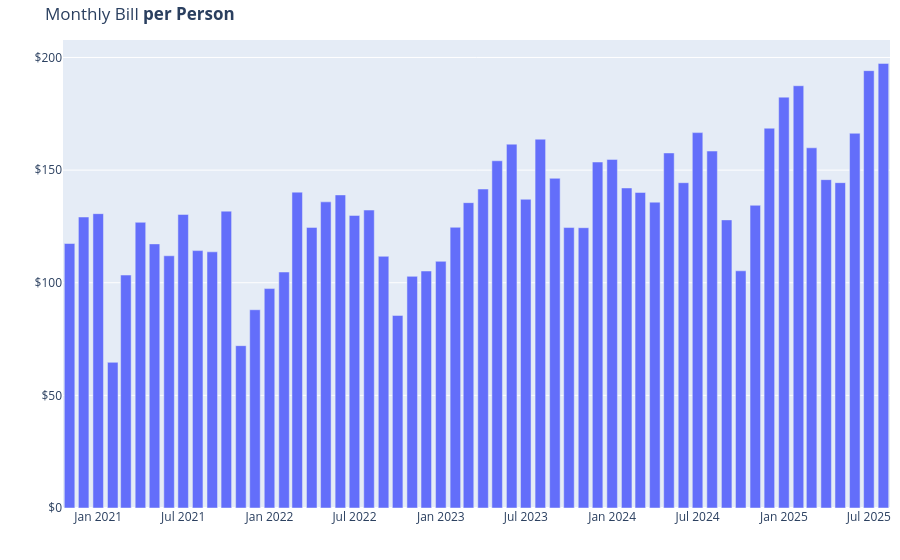

This figure's notebook cell:
### Markdown cell above
<hr>

### Code cell
# group by year and month, sum Amount
monthly_amount = df.groupby(df["Date"].dt.to_period("M"))["Amount"].sum().reset_index()
monthly_amount["Date"] = monthly_amount["Date"].astype(
    str
)  # convert to string for Plotly

# calculate amount per person
monthly_amount["Amount_per_person"] = monthly_amount["Amount"] / 3

# plot
fig = px.bar(
    monthly_amount,
    x="Date",
    y="Amount_per_person",
    title="Monthly Bill <b>per Person</b>",
    labels={"Date": "Month and Year", "Amount_per_person": "Amount per Person ($)"},
)

# format y-axis to show currency
fig.update_traces(hovertemplate="Month and Year: %{x}<br>Amount per Person: $%{y:.2f}")

# format for mobile
fig.update_layout(
    xaxis=dict(title=""),
    yaxis=dict(
        title="",
        tickprefix="$",
    ),
    margin=dict(
        t=40,
        b=30,
        l=10,
        r=10,
    ),
    legend=dict(
        orientation="h",
        x=0.5,
        xanchor="center",
        y=-0.2,
    ),
)

fig.show()

### Figure 1 — Plotly figure (JSON) as saved in the notebook; plotly's stock layout.template omitted (floating-point values rounded to 4 significant figures)
{"data": [{"alignmentgroup": "True", "hovertemplate": "Month and Year: %{x}<br>Amount per Person: $%{y:.2f}", "legendgroup": "", "marker": {"color": "#636efa", "pattern": {"shape": ""}}, "name": "", "offsetgroup": "", "orientation": "v", "showlegend": false, "textposition": "auto", "type": "bar", "x": ["2020-11", "2020-12", "2021-01", "2021-02", "2021-03", "2021-04", "2021-05", "2021-06", "2021-07", "2021-08", "2021-09", "2021-10", "2021-11", "2021-12", "2022-01", "2022-02", "2022-03", "2022-04", "2022-05", "2022-06", "2022-07", "2022-08", "2022-09", "2022-10", "2022-11", "2022-12", "2023-01", "2023-02", "2023-03", "2023-04", "2023-05", "2023-06", "2023-07", "2023-08", "2023-09", "2023-10", "2023-11", "2023-12", "2024-01", "2024-02", "2024-03", "2024-04", "2024-05", "2024-06", "2024-07", "2024-08", "2024-09", "2024-10", "2024-11", "2024-12", "2025-01", "2025-02", "2025-03", "2025-04", "2025-05", "2025-06", "2025-07", "2025-08"], "xaxis": "x", "y": [117.4, 129.2, 130.7, 64.67, 103.4, 126.8, 117.2, 112.0, 130.3, 114.3, 113.7, 131.8, 72.07, 88.01, 97.41, 104.8, 140.2, 124.6, 135.9, 139.0, 129.9, 132.3, 111.7, 85.49, 102.8, 105.2, 109.5, 124.6, 135.5, 141.6, 154.1, 161.5, 137.1, 163.7, 146.4, 124.5, 124.4, 153.6, 154.8, 142.1, 140.1, 135.8, 157.6, 144.4, 166.6, 158.5, 127.9, 105.3, 134.4, 168.6, 182.4, 187.5, 159.9, 145.8, 144.4, 166.4, 194.2, 197.4], "yaxis": "y"}], "layout": {"barmode": "relative", "legend": {"orientation": "h", "tracegroupgap": 0, "x": 0.5, "xanchor": "center", "y": -0.2}, "margin": {"b": 30, "l": 10, "r": 10, "t": 40}, "title": {"text": "Monthly Bill <b>per Person</b>"}, "xaxis": {"anchor": "y", "domain": [0, 1], "title": {"text": ""}}, "yaxis": {"anchor": "x", "domain": [0, 1], "tickprefix": "$", "title": {"text": ""}}}}
